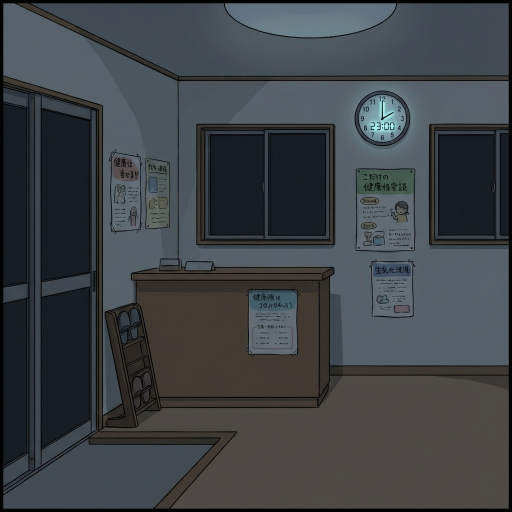
#> input picture manga/comic/chapter1/page1_panel1.png, 1024 x 1024 px, found by its file name (shown at 1/2 size)
$ python assemble_page.py
#> lines starting #> are read from the running program, lines starting #| are printed output that depends on the picture
from PIL import Image, ImageOps
import os

def cm_to_px(cm, dpi=300):
    return int(cm * dpi / 2.54)

# A4 Ratio (roughly 3:4 for manga web viewing usually, strictly A4 is 1:1.41)
# User requested 3:4. Let's assume standard webtoon/comic width.
# Example: 1200px width, 1600px height.

CANVAS_WIDTH = 1200
CANVAS_HEIGHT = 1600
BG_COLOR = (255, 255, 255)
GUTTER = 20  # Space between panels

output_path = "/Users/suguruhirayama/Chrome_to_Medical/manga/comic/chapter1/page1_complete.png"
source_dir = "/Users/suguruhirayama/Chrome_to_Medical/manga/comic/chapter1"

# Panels
p1 = Image.open(os.path.join(source_dir, "page1_panel1.png"))
#> p1 is the input picture: PIL image 1024x1024 RGB; mean R, G, B 62.2, 66.6, 70.5
p2 = Image.open(os.path.join(source_dir, "page1_panel2.png"))
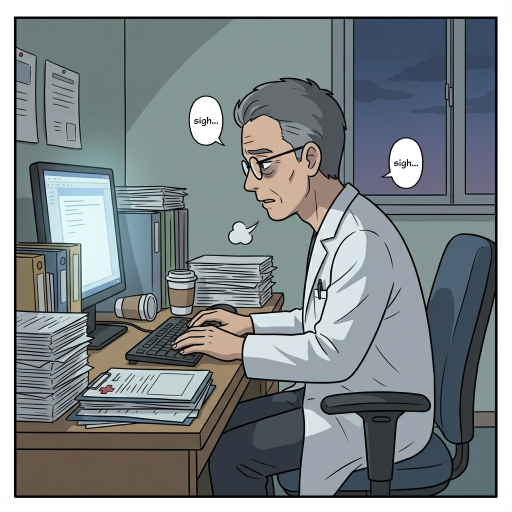
#> input picture manga/comic/chapter1/page1_panel2.png, 1024 x 1024 px, found by its file name (shown at 1/2 size)
#> p2 is the input picture: PIL image 1024x1024 RGB; mean R, G, B 128.7, 136.1, 139
p3 = Image.open(os.path.join(source_dir, "page1_panel3.png"))
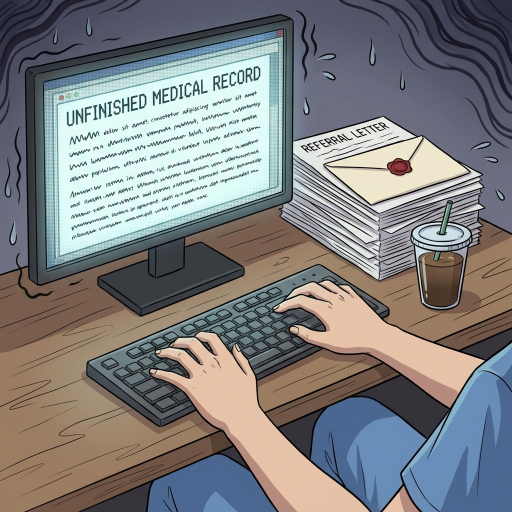
#> input picture manga/comic/chapter1/page1_panel3.png, 1024 x 1024 px, found by its file name (shown at 1/2 size)
#> p3 is the input picture: PIL image 1024x1024 RGB; mean R, G, B 126.8, 127.2, 128.4
p4 = Image.open(os.path.join(source_dir, "page1_panel4.png"))
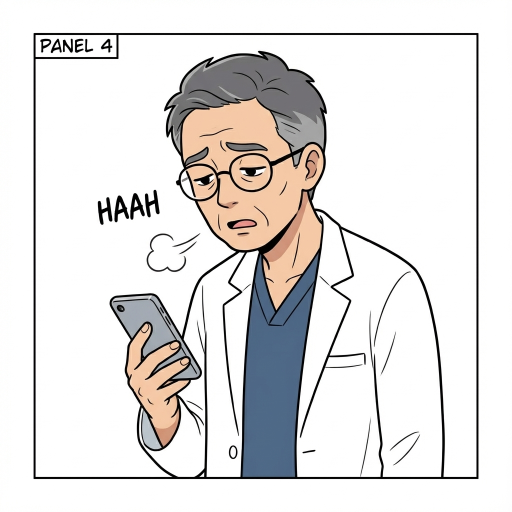
#> input picture manga/comic/chapter1/page1_panel4.png, 1024 x 1024 px, found by its file name (shown at 1/2 size)
#> p4 is the input picture: PIL image 1024x1024 RGB; mean R, G, B 226.9, 224.8, 223.7
p5 = Image.open(os.path.join(source_dir, "page1_panel5.png"))
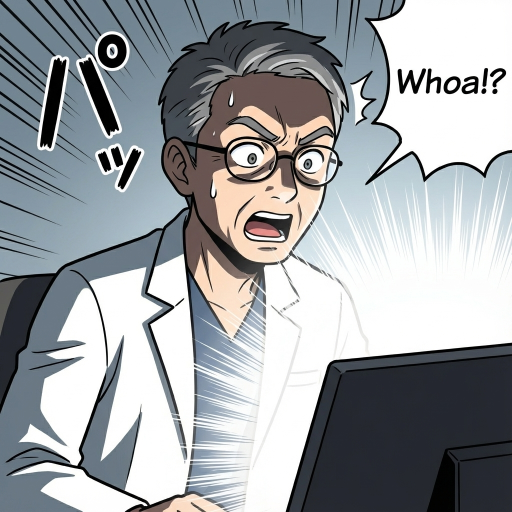
#> input picture manga/comic/chapter1/page1_panel5.png, 1024 x 1024 px, found by its file name (shown at 1/2 size)
#> p5 is the input picture: PIL image 1024x1024 RGB; mean R, G, B 156.2, 160.1, 163.6

# Create Canvas
canvas = Image.new('RGB', (CANVAS_WIDTH, CANVAS_HEIGHT), BG_COLOR)
#> canvas: PIL image 1200x1600 RGB; every value is 255

# Layout Calculation
# Row 1: Panel 1 (Wide intro)
# Row 2: Panel 2 (Left), Panel 3 (Right)
# Row 3: Panel 4 (Left), Panel 5 (Right)

# Helper to resize keeping aspect ratio to width/height constraints would be complex.
# For now, we crop/resize to fit the slots to ensure clean alignment.

def fit_to_box(img, target_w, target_h):
#> called with target_w = 1160, target_h = 460
    return ImageOps.fit(img, (target_w, target_h), method=Image.Resampling.LANCZOS)

# Row 1 Height: 30%
h1 = int(CANVAS_HEIGHT * 0.3) - GUTTER
w1 = CANVAS_WIDTH - (GUTTER * 2)

# Row 2 Height: 35%
h2 = int(CANVAS_HEIGHT * 0.35) - GUTTER
w2_left = int((CANVAS_WIDTH - (GUTTER * 3)) / 2)
w2_right = w2_left

# Row 3 Height: 30% (balance)
h3 = CANVAS_HEIGHT - h1 - h2 - (GUTTER * 4) # Remaining space
w3_left = int((CANVAS_WIDTH - (GUTTER * 3)) / 2)
w3_right = w3_left

# Resize Images
i1 = fit_to_box(p1, w1, h1)
i2 = fit_to_box(p2, w2_left, h2)
i3 = fit_to_box(p3, w2_right, h2)
i4 = fit_to_box(p4, w3_left, h3)
#> call 4 of fit_to_box, with target_w = 570, target_h = 520
#> in fit_to_box (call 4), `return ImageOps.fit(img, (target_w, target_h), method=Image.Resampling..`:
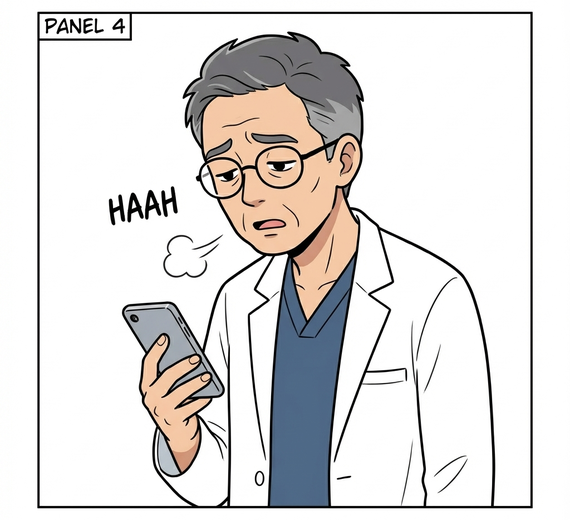
#> returned value: PIL image 570x520 RGB; mean R, G, B 224.3, 221.9, 220.7
i5 = fit_to_box(p5, w3_right, h3)
#> in fit_to_box (call 5), `return ImageOps.fit(img, (target_w, target_h), method=Image.Resampling..`:
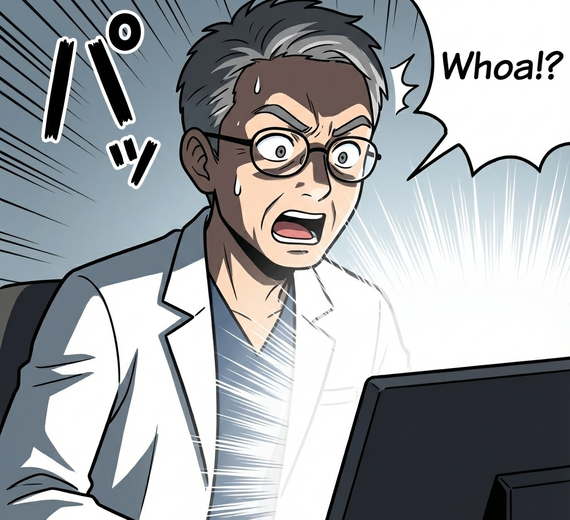
#> returned value: PIL image 570x520 RGB; mean R, G, B 158.6, 162.2, 165.4

# Paste
current_y = GUTTER
# Row 1
canvas.paste(i1, (GUTTER, current_y))

current_y += h1 + GUTTER
# Row 2
canvas.paste(i2, (GUTTER, current_y))
canvas.paste(i3, (GUTTER + w2_left + GUTTER, current_y))

current_y += h2 + GUTTER
# Row 3
canvas.paste(i4, (GUTTER, current_y))
canvas.paste(i5, (GUTTER + w3_left + GUTTER, current_y))
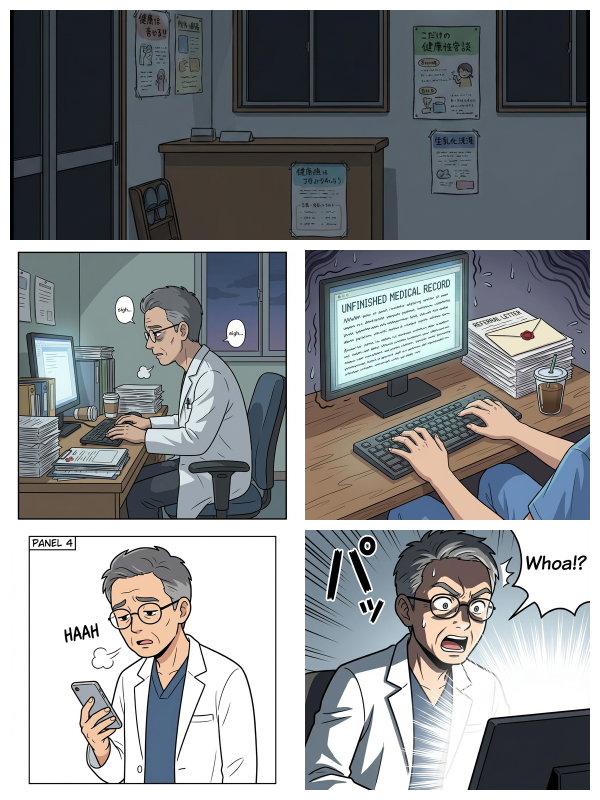
#> canvas: PIL image 1200x1600 RGB (shown at 1/2 size); mean R, G, B 138.8, 141.8, 143.9

# Save
canvas.save(output_path)
print(f"Saved composed page to {output_path}")
